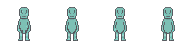
#> input picture assets/rex-idle.png, 192 x 48 px, found by its file name; its folder holds 2 pictures in this run
$ python inspect_sprites.py
#> lines starting #> are read from the running program, lines starting #| are printed output that depends on the picture
from PIL import Image
import os

base_dir = r"c:\Users\Michelle O Connor\CascadeProjects\Bedtime Buddy\client\public"
out_dir = r"c:\Users\Michelle O Connor\CascadeProjects\Bedtime Buddy\assets\sprite_inspect"
os.makedirs(out_dir, exist_ok=True)

characters = ["rex", "snapper", "snoozy", "masha", "hoppy", "stella", "flutty",
              "sparky", "luna", "buddy", "finn", "zen"]
anims = ["idle", "bored", "chomp", "celebrate"]

for char in characters:
    for anim in anims:
        path = os.path.join(base_dir, f"{char}-{anim}.png")
        if not os.path.exists(path):
            continue
        sheet = Image.open(path).convert("RGBA")
#> sheet is the input picture: PIL image 192x48 RGBA; mean R, G, B, A 17.1, 23.7, 23, 39

        # Detect frame count
        if sheet.width >= 1000:
            frame_count = 16
        else:
            frame_count = 4

        frame_w = sheet.width // frame_count
#> frame_w = 48

        # Save first 4 frames side by side as a strip for inspection
        frames_to_show = min(4, frame_count)
        strip = Image.new("RGBA", (frame_w * frames_to_show, sheet.height), (200, 200, 200, 255))
        for i in range(frames_to_show):
            frame = sheet.crop((i * frame_w, 0, (i+1) * frame_w, sheet.height))
            strip.paste(frame, (i * frame_w, 0), frame)
#> this loop made 4 passes
#> pass 1, `frame = sheet.crop((i * frame_w, 0, (i+1) * frame_w, sheet.height))`:
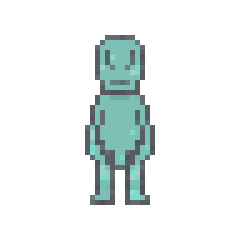
#> frame: PIL image 48x48 RGBA (shown 5 times larger); mean R, G, B, A 17, 23.5, 22.8, 39; transparent parts drawn white
#> pass 2, `frame = sheet.crop((i * frame_w, 0, (i+1) * frame_w, sheet.height))`:
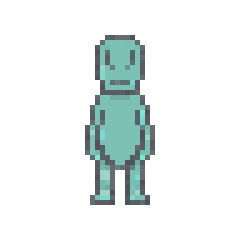
#> frame: PIL image 48x48 RGBA (shown 5 times larger); mean R, G, B, A 17, 23.6, 22.9, 39; transparent parts drawn white
#> pass 3, `frame = sheet.crop((i * frame_w, 0, (i+1) * frame_w, sheet.height))`:
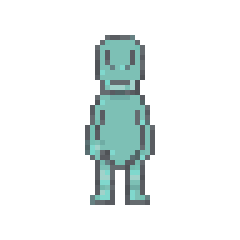
#> frame: PIL image 48x48 RGBA (shown 5 times larger); mean R, G, B, A 17.2, 23.9, 23.2, 39; transparent parts drawn white
#> after the loop:
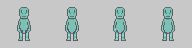
#> strip: PIL image 192x48 RGBA; mean R, G, B, A 186.5, 193.2, 192.4, 255

        # Scale up 3x for visibility
        strip_big = strip.resize((strip.width * 3, strip.height * 3), Image.Resampling.NEAREST)
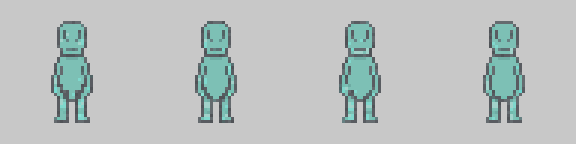
#> strip_big: PIL image 576x144 RGBA; mean R, G, B, A 186.5, 193.2, 192.4, 255
        strip_big.save(os.path.join(out_dir, f"{char}-{anim}-frames.png"))

print(f"Saved to {out_dir}")
print("Check: do idle frames look like eating/chomping?")
